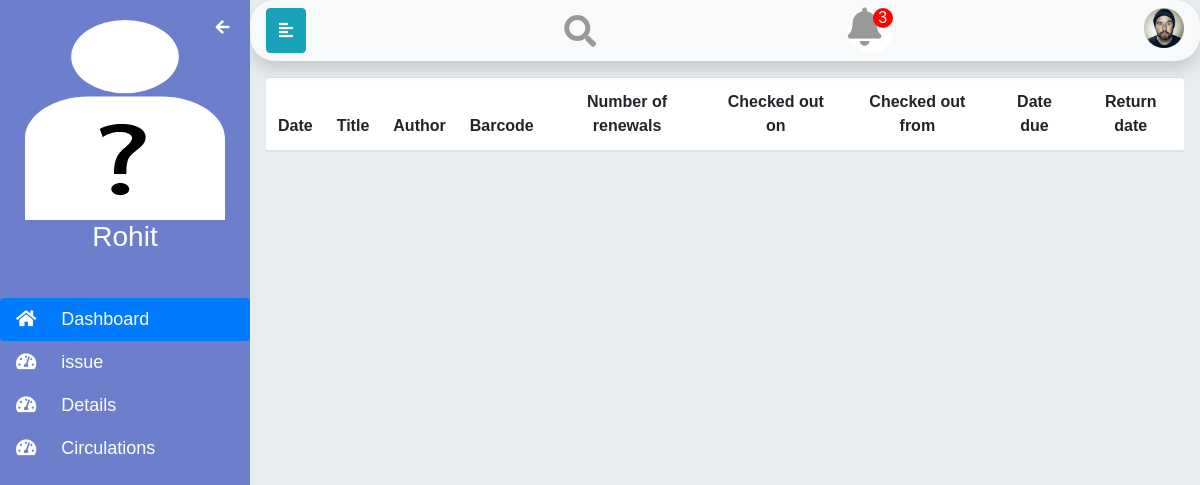
The page /Faculty/1/circulation on the database as committed earlier.
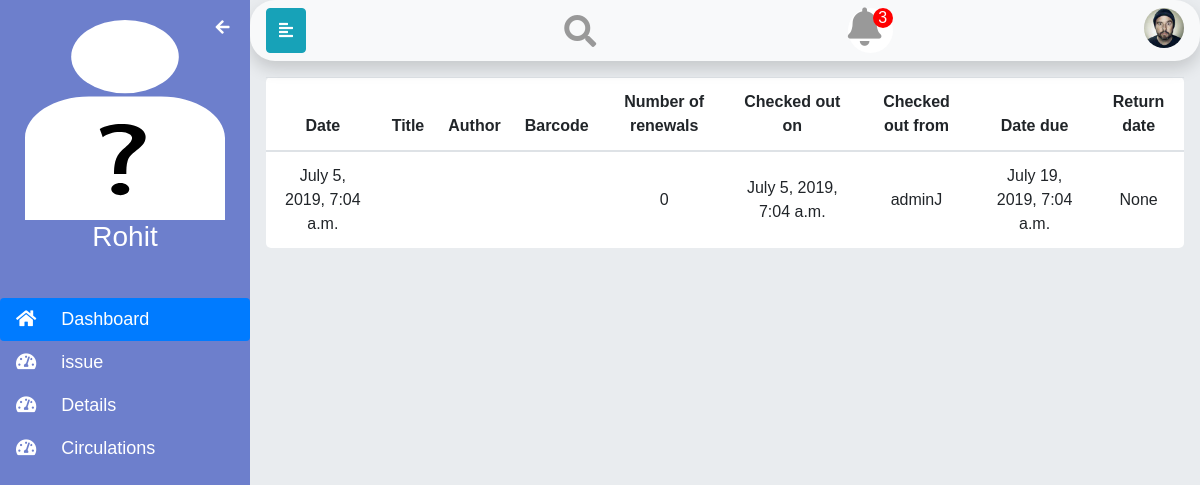
The same page on the database as committed later.
### LMS/models.py (models this page shows, shortened)
class Issue(models.Model):
    book = models.ForeignKey(ISBN,models.CASCADE)
    member_type = models.ForeignKey(ContentType,on_delete=models.CASCADE)
    member_id = models.PositiveIntegerField()
    member = GenericForeignKey('member_type', 'member_id')
    issuefrom = models.CharField(max_length=20)
    is_returned = models.BooleanField(default=False)
    countrenewal = models.PositiveIntegerField(default=0)
    issued_time = models.DateTimeField(auto_now=True)
    date = models.DateTimeField(auto_now=True)
    return_date = models.DateTimeField(default=None,null=True)
    duedate = models.DateTimeField()
    mail_send = models.BooleanField(default=False)
    autorenew = models.BooleanField(default=False)
    forgetoverdue = models.BooleanField(default=False)

### LMS/views.py (the view)
# urls.py: path('<str:membertype>/<int:memberpk>/circulation',views.member_circulation,name='member-circulation'),
def member_circulation(request,membertype,memberpk):
    context={}
    if membertype == 'Student':
        member = Student.objects.get(pk=memberpk)
        context['member'] = member
        context['issues'] = Issue.objects.filter(member_type=ContentType.objects.get_for_model(Student),member_id=member.pk)
    elif membertype == 'Faculty':
        member = Faculty.objects.get(pk=memberpk)
        context['member'] = member
        context['issues'] = Issue.objects.filter(member_type=ContentType.objects.get_for_model(Faculty),member_id=member.pk)
    return render(request,'member/circulation.html',context=context)

### LMS/templates/member/circulation.html
{% extends 'member/base.html' %}
{% block content %}
<table class="table" style="text-align: center;">
<thead>
<tr>
<th>Date</th>
<th>Title</th>
<th>Author</th>
<th>Barcode</th>
<th>Number of renewals</th>
<th>Checked out on</th>
<th>Checked out from</th>
<th>Date due</th>
<th>Return date</th></tr>
</thead>
<tbody>
        {% for issue in issues%}
        <tr>
          <td>
            <span>{{issue.date}}</span>
          </td>
          <td><a href="#">{{issue.book.title}}</a></td>
          <td>{{issue.book.author}}</td>
          <td><a target="_blank" href="/admin/LMS/isbn/{{ issue.book.isbn }}/change">{{issue.book.isbn}}</a></td>
          <td>{{issue.countrenewal}}</td>
          <td>
            <span>{{ issue.issued_time }}</span>
          </td>
          <td>{{ issue.issuefrom }}</td>
          <td>
            <span>{{ issue.duedate }}</span>
          </td>
          <td>
            {% if issue.is_returned %}
              <span>Checked out</span>
              {% else %}
              <span>{{ issue.return_date }}</span>
              {% endif %}
          </td>
        </tr>
        {% endfor %}
</tbody>
</table>
{% endblock %}

Rows that differ between the two databases and show on the page:
added Issue: date "July 5, 2019, 7:04 a.m.", countrenewal "0", issued_time "July 5, 2019, 7:04 a.m.", issuefrom "adminJ", duedate "July 19, 2019, 7:04 a.m.", return_date "None"
